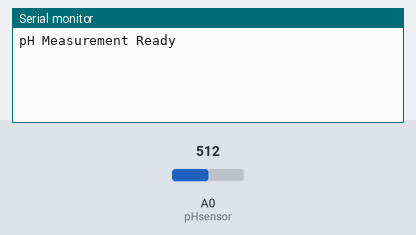
Simulated run of this sketch. Board: Arduino Uno, built with avr-gcc and run on an emulated ATmega328P. Shown: the last lines printed to the serial monitor. The test bench sets the inputs (shaded band); at power-on: A0 (pHsensor) = 512.

Above: at 1.2 s.
1.3 s: A0 (pHsensor) set to 716
At 1.3 s:
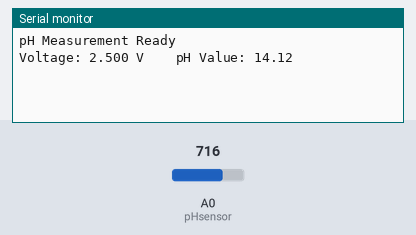
2.8 s: A0 (pHsensor) set to 900
At 4.6 s:
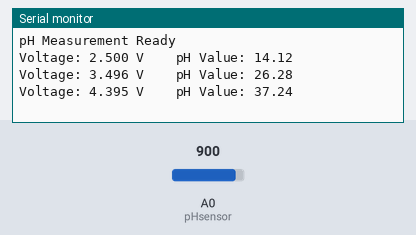
Timing chart, 0 to 6.1 s (numbered marks = the images above; inputs shaded):
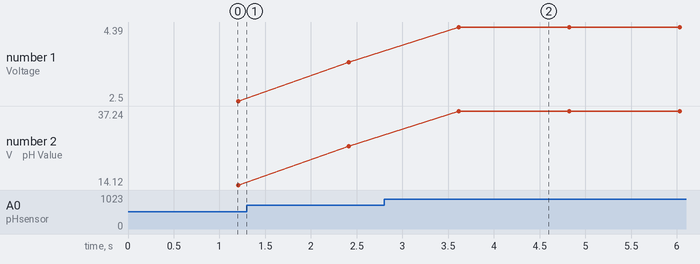

Measured:
- after the input at 2.8 s, the serial monitor: prints a new line after 0.82 s (image 2)
- plotted number 1: 2.5 → 3.5 after the input at 1.3 s, 3.5 → 4.39 after the input at 2.8 s
- plotted number 2: 14.12 → 26.28 after the input at 1.3 s, 26.28 → 37.24 after the input at 2.8 s

The sketch:

readPH.ino
```cpp
#include <Wire.h>

// Calibration constants from your setup
float slope = 12.2;                  // Slope determined during calibration
float calibration_voltage = 1.916;   // Voltage corresponding to pH 7.0

int pHsensor = A0;                   // pH sensor connected to analog pin A0
unsigned long int avgval;
int buffer_arr[10], temp;

float ph_act;

// Timing variables
unsigned long lastDisplayTime = 0;   // Tracks the last display update time
const unsigned long displayInterval = 1000; // Interval for displaying pH values (1 second)

void setup() {
  Serial.begin(9600);                // Initialize Serial Communication
  pinMode(pHsensor, INPUT);          // Set pH sensor pin as input
  Serial.println("pH Measurement Ready");
}

void loop() {
  // Collect and sort 10 samples from the pH sensor
  for (int i = 0; i < 10; i++) {
    buffer_arr[i] = analogRead(pHsensor);
    delay(30);
  }
  for (int i = 0; i < 9; i++) {
    for (int j = i + 1; j < 10; j++) {
      if (buffer_arr[i] > buffer_arr[j]) {
        temp = buffer_arr[i];
        buffer_arr[i] = buffer_arr[j];
        buffer_arr[j] = temp;
      }
    }
  }

  // Average the middle 6 samples
  avgval = 0;
  for (int i = 2; i < 8; i++) {
    avgval += buffer_arr[i];
  }

  // Convert the average to a voltage
  float volt = (float)avgval * 5 / 1024.0 / 6;

  // Calculate the pH value using the calibration equation
  ph_act = 7 + (slope * (volt - calibration_voltage));

  // Print the pH value every second
  unsigned long currentTime = millis();
  if (currentTime - lastDisplayTime >= displayInterval) {
    lastDisplayTime = currentTime;

    // Print the pH value to the Serial Monitor
    Serial.print("Voltage: ");
    Serial.print(volt, 3);           // Voltage with 3 decimal places
    Serial.print(" V    pH Value: ");
    Serial.println(ph_act, 2);       // pH with 2 decimal places
  }
}
```
